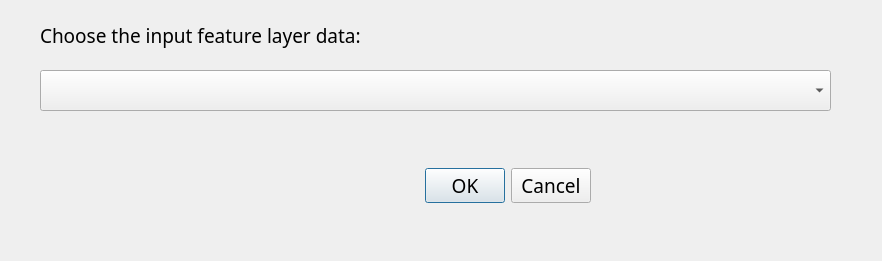
<?xml version="1.0" encoding="UTF-8"?>
<ui version="4.0">
 <class>GeorecDialogBase</class>
 <widget class="QDialog" name="GeorecDialogBase">
  <property name="geometry">
   <rect>
    <x>0</x>
    <y>0</y>
    <width>882</width>
    <height>261</height>
   </rect>
  </property>
  <property name="windowTitle">
   <string>Geo Rec</string>
  </property>
  <widget class="QDialogButtonBox" name="button_box">
   <property name="geometry">
    <rect>
     <x>280</x>
     <y>160</y>
     <width>311</width>
     <height>51</height>
    </rect>
   </property>
   <property name="font">
    <font>
     <family>Source Code Variable</family>
     <pointsize>14</pointsize>
    </font>
   </property>
   <property name="orientation">
    <enum>Qt::Horizontal</enum>
   </property>
   <property name="standardButtons">
    <set>QDialogButtonBox::Cancel|QDialogButtonBox::Ok</set>
   </property>
  </widget>
  <widget class="QComboBox" name="layerComboBox">
   <property name="geometry">
    <rect>
     <x>40</x>
     <y>70</y>
     <width>791</width>
     <height>41</height>
    </rect>
   </property>
   <property name="font">
    <font>
     <family>Source Code Variable</family>
     <pointsize>14</pointsize>
    </font>
   </property>
  </widget>
  <widget class="QLabel" name="label">
   <property name="geometry">
    <rect>
     <x>40</x>
     <y>10</y>
     <width>811</width>
     <height>51</height>
    </rect>
   </property>
   <property name="font">
    <font>
     <family>Source Code Variable</family>
     <pointsize>14</pointsize>
    </font>
   </property>
   <property name="text">
    <string>Choose the input feature layer data:</string>
   </property>
  </widget>
 </widget>
 <resources/>
 <connections>
  <connection>
   <sender>button_box</sender>
   <signal>accepted()</signal>
   <receiver>GeorecDialogBase</receiver>
   <slot>accept()</slot>
   <hints>
    <hint type="sourcelabel">
     <x>20</x>
     <y>20</y>
    </hint>
    <hint type="destinationlabel">
     <x>20</x>
     <y>20</y>
    </hint>
   </hints>
  </connection>
  <connection>
   <sender>button_box</sender>
   <signal>rejected()</signal>
   <receiver>GeorecDialogBase</receiver>
   <slot>reject()</slot>
   <hints>
    <hint type="sourcelabel">
     <x>20</x>
     <y>20</y>
    </hint>
    <hint type="destinationlabel">
     <x>20</x>
     <y>20</y>
    </hint>
   </hints>
  </connection>
 </connections>
</ui>
